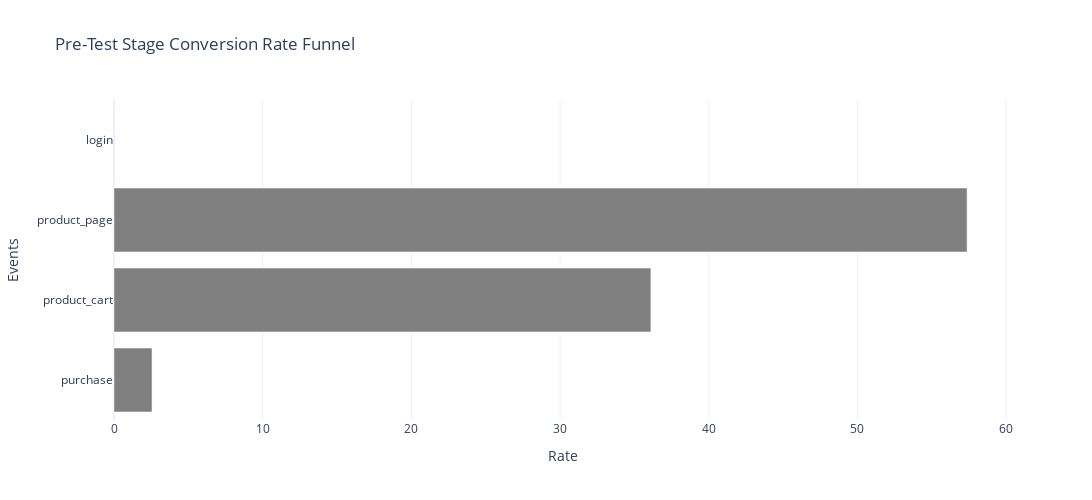

Notebook code cell kept with this figure:
### Code cell
plot_horizontal_bar_plotpx(df_funnel, x='stage_conversion_rate', y='event_name', title='Pre-Test Stage Conversion Rate Funnel', xlabel='Rate', ylabel='Events', sort=True)

### Figure 1 — Plotly figure (JSON) as saved in the notebook; plotly's stock layout.template omitted (floating-point values rounded to 4 significant figures)
{"data": [{"hovertemplate": "stage_conversion_rate=%{x}<br>event_name=%{y}<extra></extra>", "legendgroup": "", "marker": {"color": "grey", "pattern": {"shape": ""}}, "name": "", "orientation": "h", "showlegend": false, "textposition": "auto", "type": "bar", "x": [2.558, 36.11, 57.37, NaN], "xaxis": "x", "y": ["purchase", "product_cart", "product_page", "login"], "yaxis": "y"}], "layout": {"barmode": "relative", "height": 500, "legend": {"tracegroupgap": 0}, "title": {"text": "Pre-Test Stage Conversion Rate Funnel"}, "width": 1200, "xaxis": {"anchor": "y", "domain": [0, 1], "title": {"text": "Rate"}}, "yaxis": {"anchor": "x", "domain": [0, 1], "title": {"text": "Events"}}}}
